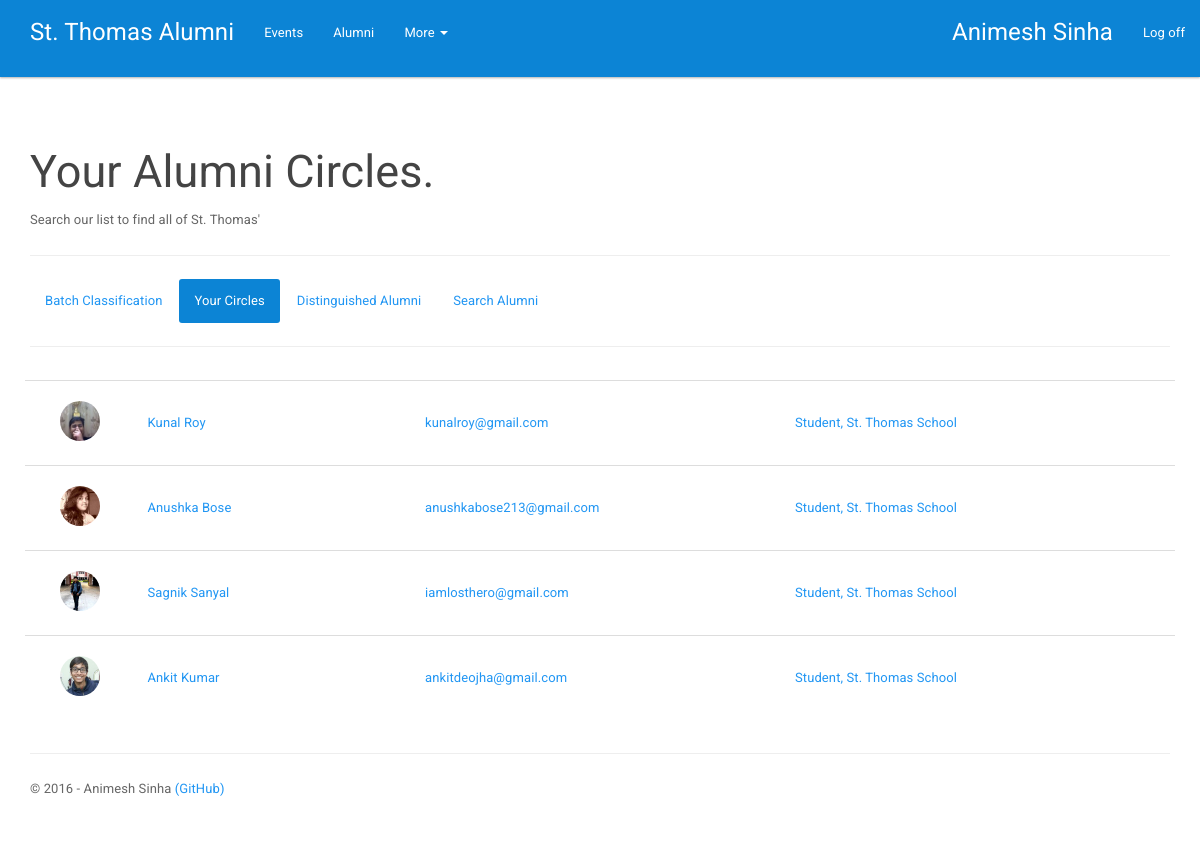
/alumni/circles/ (signed in), run on the app's committed database.
### app/models.py (models this page shows, shortened)
class Circle(models.Model):
    FRIENDSHIP_CHOICES = (
        ('FR', 'Friends'),
        ('AQ', 'Acquaintances'),
    )
    user = models.ForeignKey(Alumnus, related_name='alumnus_user')
    friend = models.ForeignKey(Alumnus, related_name='alumnus_friend')
    type = models.CharField(max_length=2, choices=FRIENDSHIP_CHOICES)
    unique_together = ((user, friend),)

class Alumnus(models.Model):
    class Meta:
        verbose_name_plural = "Alumni"
    SEX_CHOICES = (
        ('M', 'Male'),
        ('F', 'Female'),
        ('L', 'Lesbian'),
        ('G', 'Gay'),
        ('B', 'Bisexual'),
        ('T', 'Transgender'),
        ('Q', 'Queer'),
    )
    RELATIONSHIP_CHOICES = (
        ('MR', 'Married'),
        ('SN', 'Single'),
        ('RL', 'In a Relationship'),
        ('DV', 'Divorced'),
    )
    VALIDITY_CHOICES = (
        ('V', 'Validated'),
        ('P', 'Paid'),
        ('U', 'Unchecked'),
        ('B', 'Blocked'),
    )
    user = models.OneToOneField(User, on_delete=models.CASCADE)
    picture = models.ImageField(upload_to='profile/', default='profile/_defaultavatar.png')
    birth_date = models.DateField(null=True)
    jobtitle = models.CharField(max_length=50, null=True)
    workplace = models.CharField(max_length=100, null=True)
    batch = models.IntegerField(null=True)
    sex = models.CharField(max_length=1, choices=SEX_CHOICES, null=True)
    admission_number = models.CharField(max_length=20, null=True)
    current_address = models.TextField(max_length=500, null=True)
    permanent_address = models.TextField(max_length=500, null=True)
    phone_mobile = models.CharField(max_length=20, null=True)
    phone_home = models.CharField(max_length=20, null=True)
    phone_work = models.CharField(max_length=20, null=True)
    relationship_status = models.CharField(max_length=2, null=True, choices=RELATIONSHIP_CHOICES)
    validity_code = models.CharField(max_length=1, choices=VALIDITY_CHOICES, default='U')

### app/views.py (the view)
# urls.py: url(r'^alumni/circles/$', app.views.alumni_circles, name='alumni/circles'),
@login_required
def alumni_circles(request):
    assert isinstance(request, HttpRequest)
    return render(
        request,
        'app/alumni_circles.html',
        {
            'title': 'Your Alumni Circles',
            'people': Circle.objects.filter(user=Alumnus.objects.get(user=request.user)).only('friend'),
            'year': datetime.now().year,
        }
    )

### app/templates/app/alumni_circles.html
{% extends "app/layout.html" %}
{% block content %}
<h2>{{ title }}.</h2>
<p>Search our list to find all of St. Thomas' </p>
<hr />
<ul class="nav nav-pills">
    <li role="presentation"><a href="{% url 'alumni/batches' %}">Batch Classification</a></li>
    <li class="active" role="presentation"><a href="#">Your Circles</a></li>
    <li role="presentation"><a href="{% url 'alumni/distinguished' %}">Distinguished Alumni</a></li>
    <li role="presentation"><a href="{% url 'alumni/search' %}">Search Alumni</a></li>
</ul>
<hr />
<div class="people-list">
    {% for person in people %}
        <div class="row people-item">
            <a href="/profile/{{ person.friend.user.username }}">
                <div class="col-sm-1 col-xs-3">
                    <img src="{{ person.friend.picture.url }}" class="img-circle" height="40" width="40"/>
                </div>
                <div class="col-sm-3 col-xs-9 people-data">{{ person.friend.user.first_name }} {{ person.friend.user.last_name }}</div>
                <div class="col-sm-4 hidden-xs people-data hide-for-small">{{ person.friend.user.email }}</div>
                <div class="col-sm-4 hidden-xs people-data">{{ person.friend.jobtitle }}, {{ person.friend.workplace }}</div>
            </a>
        </div>
    {% endfor %}
</div>
{% endblock %}

### app/templates/app/loginpartial.html (shortened to what this page needs)
{% if user.is_authenticated %}
<form id="logoutForm" action="/logout" method="post" class="navbar-right">
    <ul class="nav navbar-nav navbar-right">
        <li><a href="/profile/" class="navbar-brand">{{ user.first_name }} {{ user.last_name }}</a></li>
        <li><a href="javascript:document.getElementById('logoutForm').submit()">Log off</a></li>
    </ul>
</form>
{% else %}
<ul class="nav navbar-nav navbar-right">
    <li><a href="{% url 'login' %}">Log in</a></li>
</ul>
{% endif %}

### app/static/app/content/site.css (style rules this page uses)
.navbar.navbar-inverse, .nav-pills > li.active > a, .btn.btn-primary { background-color: #0C84D5; }
.navbar.navbar-inverse .navbar-brand, .navbar.navbar-inverse .navbar-nav > li > a { color: #FFFFFF !important; }
body { padding: 100px 0px; }
div.people-list { padding: 10px; }
div.people-list div.people-item { border-top: thin solid; border-color: #DDDDDD; padding: 20px; }
div.people-list div.people-item div.people-data { padding: 10px; }

### data on the page
Circle: friend.picture (picture), friend.user.first_name "Kunal", friend.user.last_name "Roy", friend.user.email "kunalroy@gmail.com", friend.jobtitle "Student", friend.workplace "St. Thomas School"
Circle: friend.picture (picture), friend.user.first_name "Anushka", friend.user.last_name "Bose", friend.user.email "anushkabose213@gmail.com", friend.jobtitle "Student", friend.workplace "St. Thomas School"
Circle: friend.picture (picture), friend.user.first_name "Sagnik", friend.user.last_name "Sanyal", friend.user.email "iamlosthero@gmail.com", friend.jobtitle "Student", friend.workplace "St. Thomas School"
Circle: friend.picture (picture), friend.user.first_name "Ankit", friend.user.last_name "Kumar", friend.user.email "ankitdeojha@gmail.com", friend.jobtitle "Student", friend.workplace "St. Thomas School"

### other printed values
{{ user.first_name }} "Animesh"
{{ user.last_name }} "Sinha"
{{ title }} "Your Alumni Circles"
